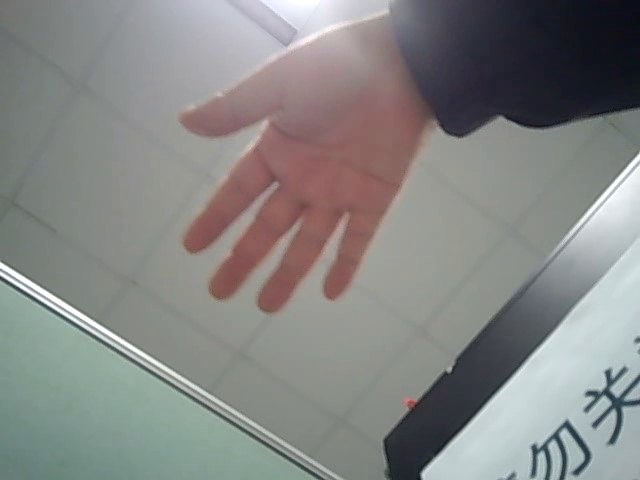
//> input picture frame 9 of resource/17/motion.mkv, 640 x 480 px
$ ./motionTemplete_example   (built with g++ and OpenCV 4)
//> lines starting //> are read from the running program, lines starting //| are printed output that depends on the picture; after the words box and inside, x2 and y2 are one past the last pixel; in counts of white or black regions, pixels touching at a corner belong together
//> further down, image is the input picture: 480 rows x 640 cols, CV_8UC3; mean B, G, R 132.5, 134.2, 133.3
#include <opencv2/optflow.hpp>
#include <opencv2/opencv.hpp>
#include <vector>
#include <iostream>
#include <time.h>

using namespace std;

#define RESOURCE_DIR "../resource/"

// various tracking parameters (in seconds)
const double MHI_DURATION = 5;
const double MAX_TIME_DELTA = 0.5;
const double MIN_TIME_DELTA = 0.05;
// number of cyclic frame buffer used for motion detection
// (should, probably, depend on FPS)

// ring image buffer
vector<cv::Mat> buf;
int last = 0;

// temporary images
cv::Mat mhi, orient, mask, segmask, zplane;
vector<cv::Rect> regions;

// parameters:
//  img - input video frame
//  dst - resultant motion picture
//  args - optional parameters
static void  update_mhi(const cv::Mat& img, cv::Mat& dst, int diff_threshold)
{
//> called with diff_threshold = 30
    double timestamp = (double)clock() / CLOCKS_PER_SEC; // get current time in seconds
    cv::Size size = img.size();
//> size = Size(640, 480)
    int i, idx1 = last;
    cv::Rect comp_rect;
    double count;
    double angle;
    cv::Point center;
    double magnitude;
    cv::Scalar color;

    // allocate images at the beginning or
    // reallocate them if the frame size is changed
    if (mhi.size() != size)
    {
        mhi = cv::Mat::zeros(size, CV_32F);
        zplane = cv::Mat::zeros(size, CV_8U);

        buf[0] = cv::Mat::zeros(size, CV_8U);
        buf[1] = cv::Mat::zeros(size, CV_8U);
    }

    cv::cvtColor(img, buf[last], cv::COLOR_BGR2GRAY); // convert frame to grayscale
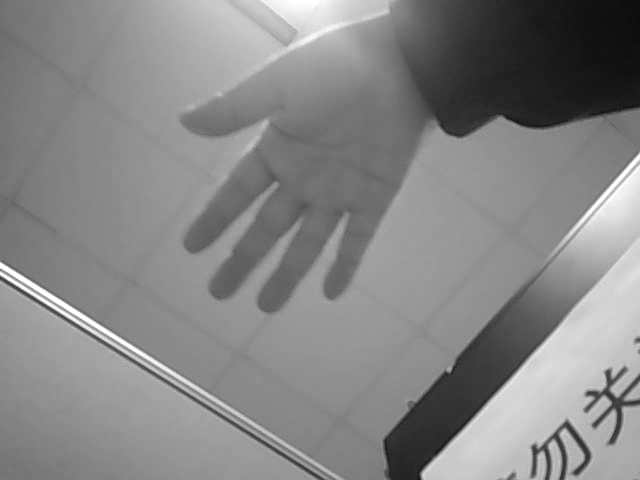
//> buf[0]: 480 rows x 640 cols, CV_8UC1; min 12, max 255, mean 133.7
//> buf[1]: 480 rows x 640 cols, CV_8UC1; every value is 0

    int idx2 = (last + 1) % 2; // index of (last - (N-1))th frame
    last = idx2;

    cv::Mat silh = buf[idx2];
    cv::absdiff(buf[idx1], buf[idx2], silh); // get difference between frames

    cv::threshold(silh, silh, diff_threshold, 1, cv::THRESH_BINARY); // and threshold it
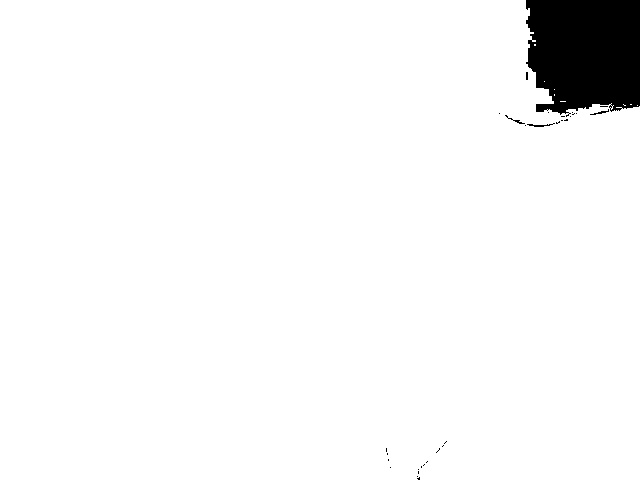
//> silh: 480 rows x 640 cols, CV_8UC1; values 0 (black) and 1 (white), 96.2% white; 31 black regions (27 under 20 px), largest, box (x1, y1, x2, y2) and area: (526, 0, 640, 117) 11588, (527, 123, 555, 127) 44, (505, 115, 525, 124) 33, (590, 109, 609, 115) 32
    cv::motempl::updateMotionHistory(silh, mhi, timestamp, MHI_DURATION); // update MHI

    // convert MHI to blue 8u image
    mhi.convertTo(mask, CV_8U, 255. / MHI_DURATION, (MHI_DURATION - timestamp)*255. / MHI_DURATION);

    cv::Mat planes[] = { mask, zplane, zplane };
    merge(planes, 3, dst);

    // calculate motion gradient orientation and valid orientation mask
    cv::motempl::calcMotionGradient(mhi, mask, orient, MAX_TIME_DELTA, MIN_TIME_DELTA, 3);

    // segment motion: get sequence of motion components
    // segmask is marked motion components map. It is not used further
    regions.clear();
    cv::motempl::segmentMotion(mhi, segmask, regions, timestamp, MAX_TIME_DELTA);

    // iterate through the motion components,
    // One more iteration (i == -1) corresponds to the whole image (global motion)
    for (i = -1; i < (int)regions.size(); i++) {

        if (i < 0) { // case of the whole image
            comp_rect = cv::Rect(0, 0, size.width, size.height);
            color = cv::Scalar(255, 255, 255);
            magnitude = 100;
        }
        else { // i-th motion component
            comp_rect = regions[i];
            if (comp_rect.width + comp_rect.height < 100) // reject very small components
                continue;
            color = cv::Scalar(0, 0, 255);
            magnitude = 30;
        }

        // select component ROI
        cv::Mat silh_roi = silh(comp_rect);
        cv::Mat mhi_roi = mhi(comp_rect);
        cv::Mat orient_roi = orient(comp_rect);
        cv::Mat mask_roi = mask(comp_rect);

        // calculate orientation
        angle = cv::motempl::calcGlobalOrientation(orient_roi, mask_roi, mhi_roi, timestamp, MHI_DURATION);
        angle = 360.0 - angle;  // adjust for images with top-left origin

        count = norm(silh_roi, cv::NORM_L1);; // calculate number of points within silhouette ROI

        // check for the case of little motion
        if (count < comp_rect.width*comp_rect.height * 0.05)
            continue;

        // draw a clock with arrow indicating the direction
        center = cv::Point((comp_rect.x + comp_rect.width / 2),
            (comp_rect.y + comp_rect.height / 2));

        cv::circle(img, center, cvRound(magnitude*1.2), color, 3, 16, 0);
        cv::line(img, center, cv::Point(cvRound(center.x + magnitude*cos(angle*CV_PI / 180)),
            cvRound(center.y - magnitude*sin(angle*CV_PI / 180))), color, 3, 16, 0);
    }
//> this loop made 19 passes
//> count on pass 1: 295416
}


int main(int argc, char** argv)
{
    cv::VideoCapture cap;

    cap.open(RESOURCE_DIR"/17/motion.mkv");

    if (!cap.isOpened())
    {
        cout << "Could not initialize video capture" <<endl;
        return 0;
    }
    buf.resize(2);
    cv::Mat image, motion;

    for (;;)
    {
        cap >> image;
        if (image.empty())
            break;

        update_mhi(image, motion, 30);
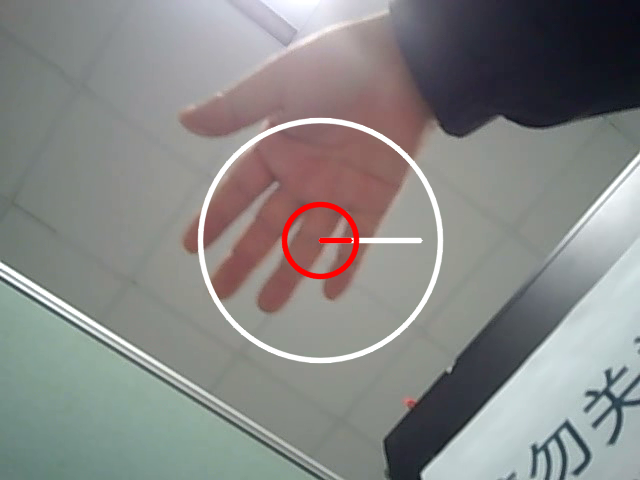
//> image: 480 rows x 640 cols, CV_8UC3; 2.39% of pixels changed, all inside (x1, y1, x2, y2) = (197, 117, 444, 364)
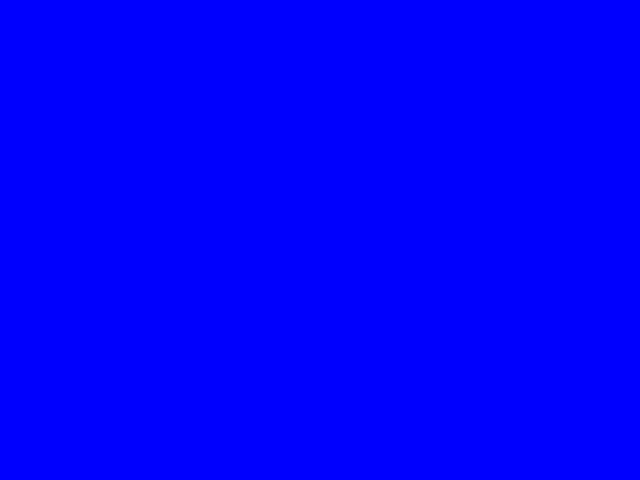
//> motion: 480 rows x 640 cols, CV_8UC3; mean B, G, R 255, 0, 0
        cv::imshow("Image", image);
        cv::imshow("Motion", motion);

        if (cv::waitKey(30) == 'q')
//> the 'q' key is pressed
        {
            break;
        }
    }
    cap.release();
    cv::waitKey(0);
    cv::destroyAllWindows();

    return 0;
}

$ run again, starting later in the video
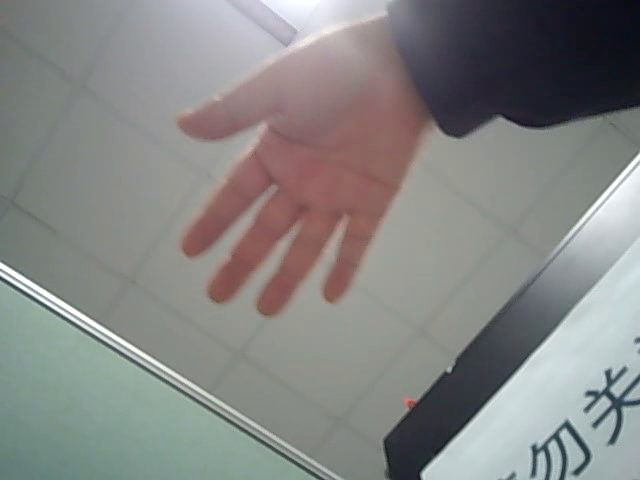
//> input picture frame 44 of resource/17/motion.mkv, 640 x 480 px
//> image is the input picture: 480 rows x 640 cols, CV_8UC3; mean B, G, R 132.3, 134, 133.3
//> in update_mhi, `cv::threshold(silh, silh, diff_threshold, 1, cv::THRESH_BINARY);`:
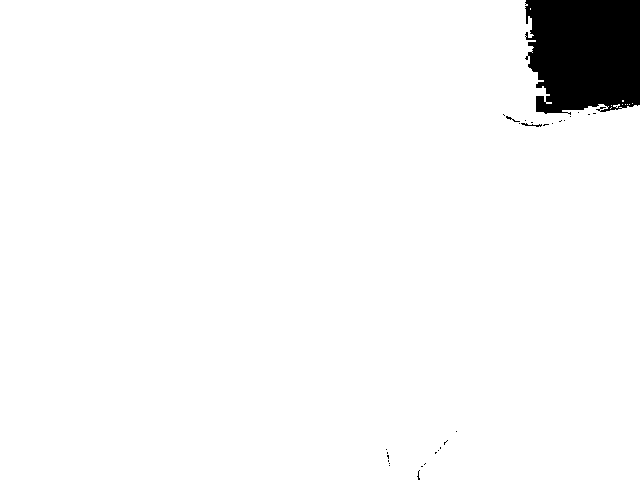
//> silh: 480 rows x 640 cols, CV_8UC1; values 0 (black) and 1 (white), 96.2% white; 29 black regions (26 under 20 px), largest, box (x1, y1, x2, y2) and area: (525, 0, 640, 115) 11701, (521, 123, 542, 127) 35, (506, 116, 520, 122) 23
//> the loop in update_mhi, `for (i = -1; i < (int)regions.size(); i++)` made 18 passes
//> count on pass 1: 295373
//> image: 480 rows x 640 cols, CV_8UC3; 2.38% of pixels changed, all inside (x1, y1, x2, y2) = (197, 117, 444, 364)

$ run again, starting later in the video
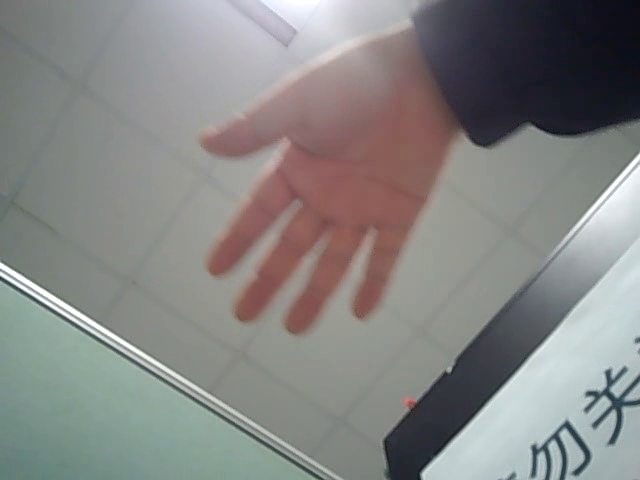
//> input picture frame 78 of resource/17/motion.mkv, 640 x 480 px
//> image is the input picture: 480 rows x 640 cols, CV_8UC3; mean B, G, R 131.7, 133.5, 133.4
//> in update_mhi, `cv::threshold(silh, silh, diff_threshold, 1, cv::THRESH_BINARY);`:
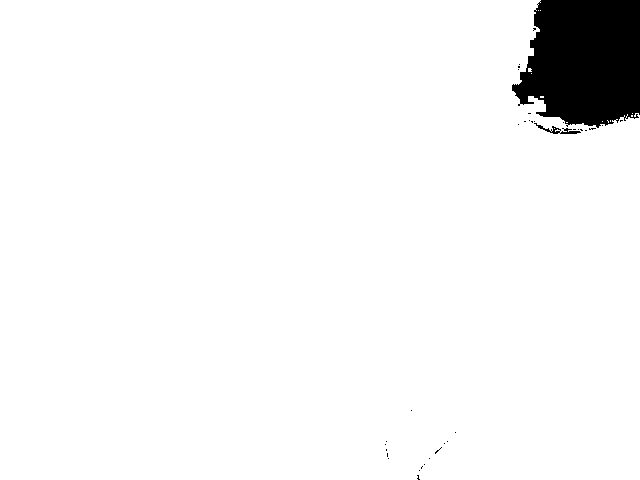
//> silh: 480 rows x 640 cols, CV_8UC1; values 0 (black) and 1 (white), 95.6% white; 35 black regions (33 under 20 px), largest, box (x1, y1, x2, y2) and area: (512, 0, 640, 128) 13152, (534, 123, 581, 134) 151
//> the loop in update_mhi, `for (i = -1; i < (int)regions.size(); i++)` made 24 passes
//> count on pass 1: 293812
//> `update_mhi(image, motion, 30);`:
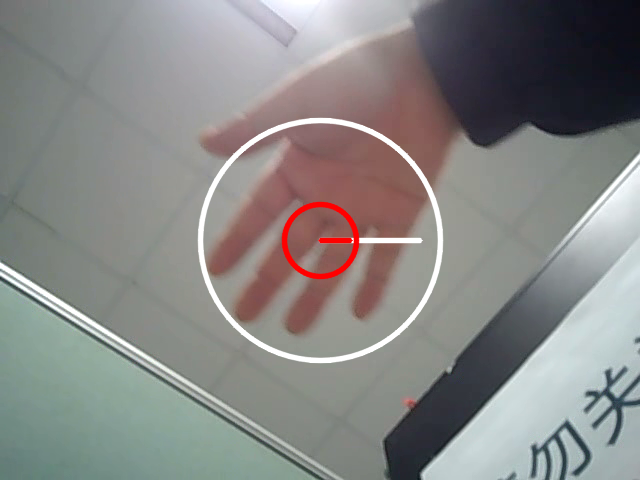
//> image: 480 rows x 640 cols, CV_8UC3; 2.38% of pixels changed, all inside (x1, y1, x2, y2) = (197, 117, 444, 364)
